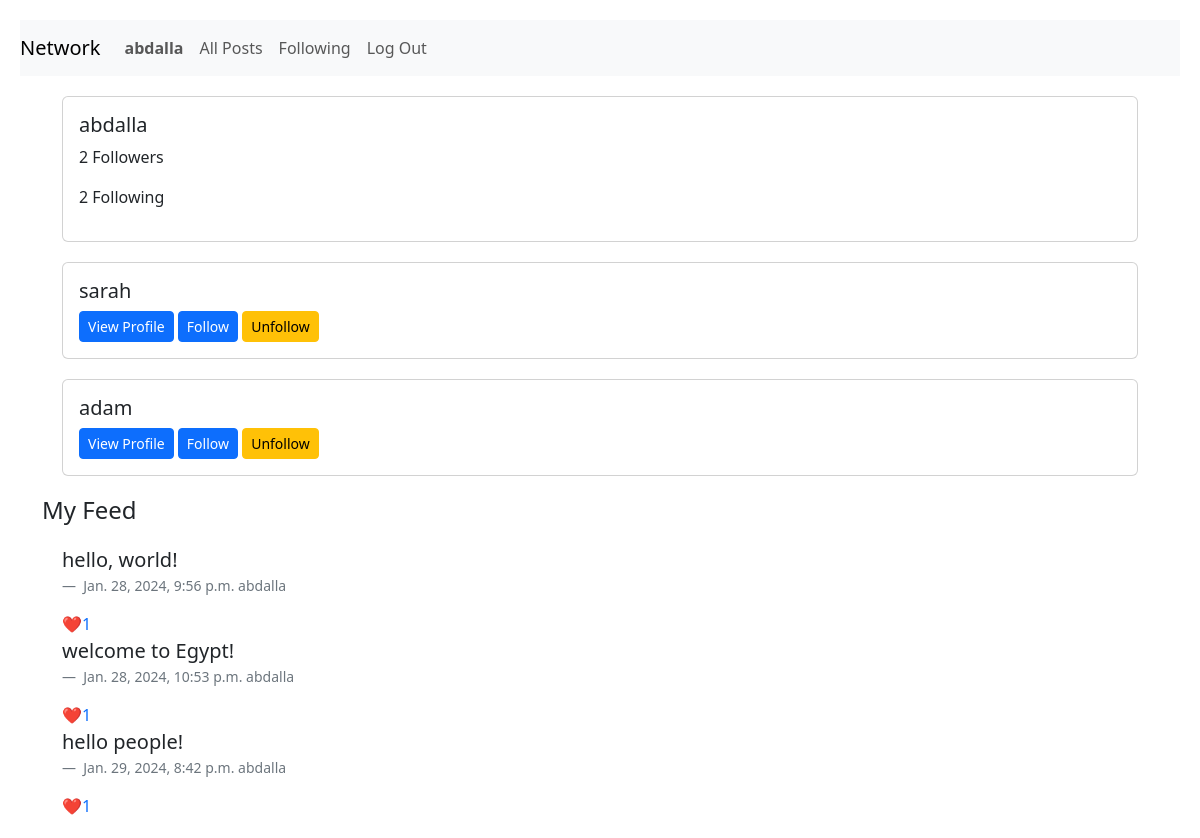
The page /profile (signed in) on the database its author committed.
### network/models.py (models this page shows, shortened)
class User(AbstractUser):
    pass

class Follow(models.Model):
    following = models.ManyToManyField(settings.AUTH_USER_MODEL, related_name="followers", symmetrical=False)

class TimeStampedModel(models.Model):
    created_at = models.DateTimeField(auto_now_add=True)
    updated_at = models.DateTimeField(auto_now=True)
    class Meta:
        abstract = True

class Post(TimeStampedModel):
    created = TimeStampedModel.created_at
    body = models.CharField(max_length=300)
    user = models.ForeignKey(settings.AUTH_USER_MODEL, on_delete=models.CASCADE, null=True)
    likes = models.IntegerField(blank=True)
    reactions = models.ManyToManyField(settings.AUTH_USER_MODEL, related_name="user_reactions", symmetrical=False)

### network/views.py (the view)
# urls.py: path("profile", views.profile, name="profile"),
@login_required
def profile(request):
    posts = Post.objects.all()
    current_users = User.objects.exclude(pk=request.user.id)
    user_following, __ = Follow.objects.get_or_create(pk=request.user.id)
    return render(
        request,
        "network/profile.html",
        {"all_users": current_users, "posts": posts, "following": user_following},
    )

### network/templates/network/profile.html
{% extends "network/layout.html" %}
{% block body %}
{% if user.is_authenticated %}
<div class="card">
    <div class="card-body">
        <h5 h5 class="card-title">{{ request.user.username }}</h5>
        <p>{{ user.followers.count }} Followers</p>
        <p>{{ following.following.count }} Following</p>
    </div>
</div>
{% for user in all_users %}
<div class="card">
    <div class="card-body">
        <h5 h5 class="card-title">{{ user.username }}</h5>
        <a type="button" class="btn btn-primary btn-sm" href="{% url 'view_profile' user.id %}">View Profile</a>
        <a type="button" class="btn btn-primary btn-sm" href="{% url 'follow' user.id %}">Follow</a>
        <a type="button" class="btn btn-warning btn-sm" href="{% url 'unfollow' user.id %}">Unfollow</a>
    </div>
</div>
{% endfor %}
<div id="feed">
    <h4>My Feed</h4>
    <div class="comments">
        {% for post in posts.all %}
        {% if post.user|stringformat:"s" == request.user.username %}
        <blockquote class="blockquote">
            {{ post.body | linebreaks }}
        </blockquote>
        <figcaption class="blockquote-footer">
            {{ post.created }}
            {{ post.user}}
        </figcaption>
        {% if post.user|stringformat:"s" != request.user.username %}
        <a class="likes" href="{% url 'like' post.id %}">❤️{{ post.likes }}</a>
        {% else %}
        <a class="likes" href="#">❤️{{ post.likes }}</a>
        {% endif %}
        {% endif %}
        {% endfor %}
        {% endif %}
    </div>
</div>
{% endblock %}

### network/templates/network/layout.html (shortened to what this page needs)
{% load static %}
<!DOCTYPE html>
<html lang="en">
<head>
    <link href="https://cdn.jsdelivr.net/npm/bootstrap@5.3.2/dist/css/bootstrap.min.css" rel="stylesheet"
>
    <link href="{% static 'network/styles.css' %}" rel="stylesheet">
</head>
<body>
    <nav class="navbar navbar-expand-lg navbar-light bg-light">
        <a class="navbar-brand" href="{% url 'index' %}">Network</a>
        <div>
            <ul class="navbar-nav mr-auto">
                {% if user.is_authenticated %}
                <li class="nav-item">
                    <a class="nav-link" href="{% url 'profile' %}"><strong>{{ user.username }}</strong></a>
                </li>
                {% endif %}
                <li class="nav-item">
                    <a class="nav-link" href="{% url 'allposts' %}">All Posts</a>
                </li>
                {% if user.is_authenticated %}
                <li class="nav-item">
                    <a class="nav-link" href="{% url 'following' %}">Following</a>
                </li>
                <li class="nav-item">
                    <a class="nav-link" href="{% url 'logout' %}">Log Out</a>
                </li>
                {% endif %}
            </ul>
        </div>
    </nav>
    <div class="container">
        {% block body %}
        {% endblock %}
    </div>
</body>
</html>

### network/static/network/styles.css (style rules this page uses)
.navbar { margin: 20px; }
.comments { margin: 20px; }
.card { margin: 20px; }
a { text-decoration: none; }

### rows shown on the page
User: username "abdalla", user.username "abdalla", followers.count "2"
Follow: following.count "2"
User: username "sarah"
User: username "adam"
Post: body "hello, world!", created "Jan. 28, 2024, 9:56 p.m.", user "abdalla", likes "1"
Post: body "welcome to Egypt!", created "Jan. 28, 2024, 10:53 p.m.", user "abdalla", likes "1"
Post: body "hello people!", created "Jan. 29, 2024, 8:42 p.m.", user "abdalla", likes "1"
